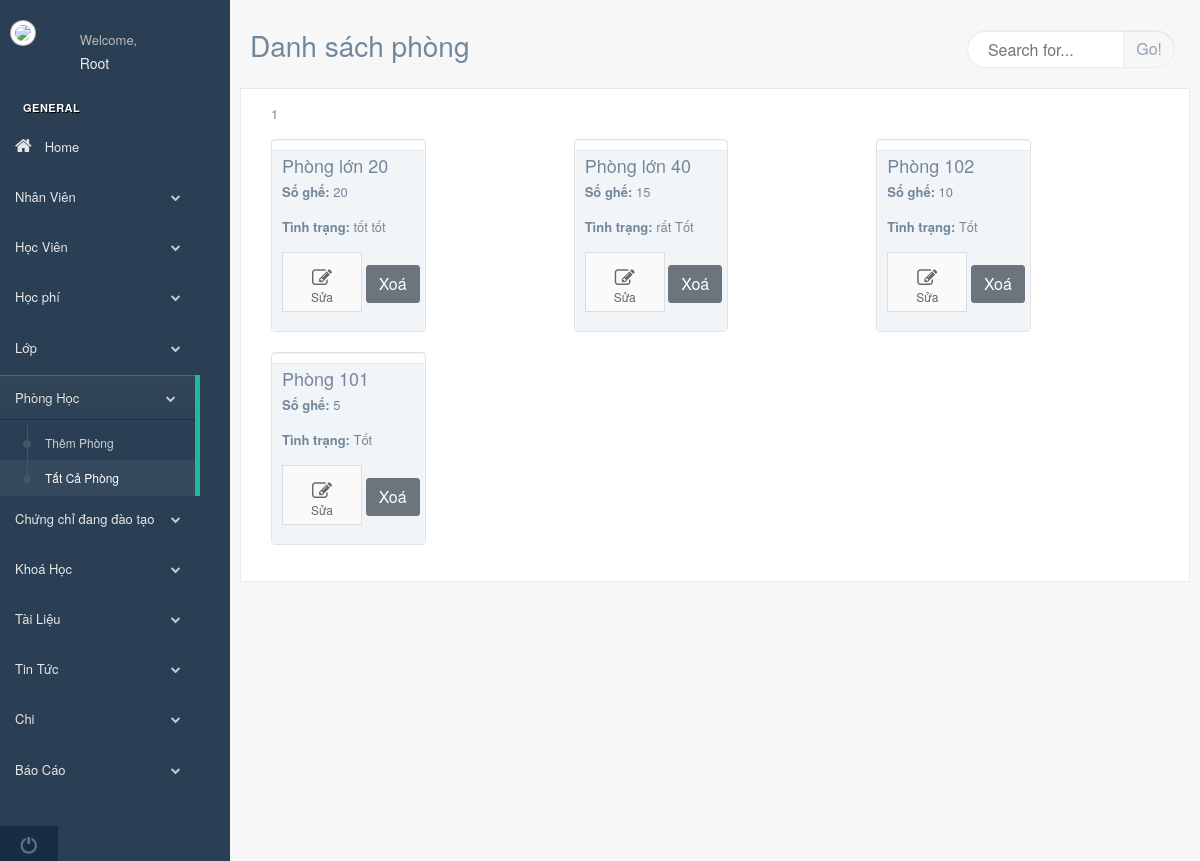
/administration/all_room.php (signed in), run on an earlier commit of the app's database.
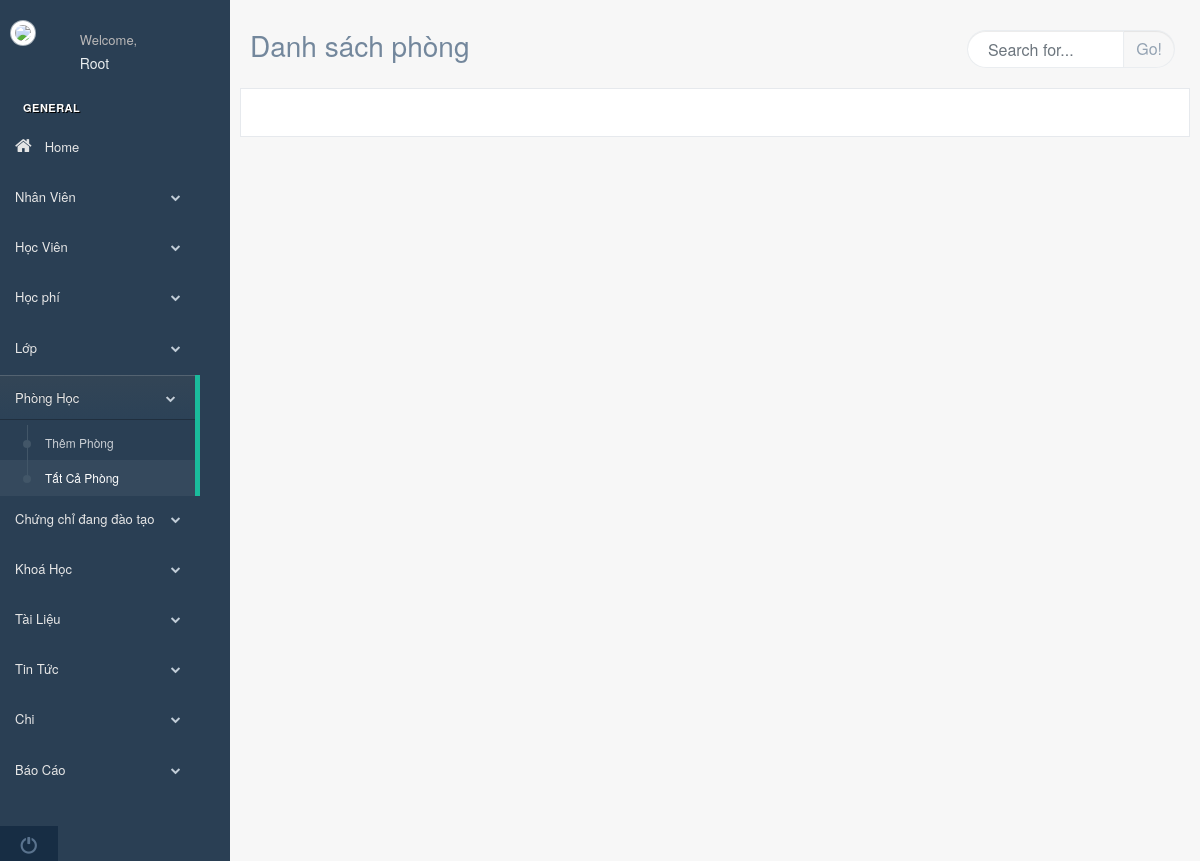
And on a later commit of the database.
### tables this page shows
CREATE TABLE `room` (
  `id` int(255) NOT NULL,
  `name` text NOT NULL,
  `tinhtrang` text NOT NULL,
  `seat` int(255) NOT NULL
);

### administration/all_room.php (the view, shortened to what the changed rows need)
<?php
    include '../php/session.php';
    $sql= "SELECT * FROM `room` ORDER BY id DESC";
    $res = mysqli_query($conn,$sql);
    $number_row = mysqli_num_rows($res);
    $result_per_page = 9;
    $number_page = ceil($number_row/$result_per_page);
    if (!isset($_GET['page'])){
      $page=1;
    }
    else {
      $page = $_GET['page'];
    }
    $this_page_result = ($page-1)*$result_per_page;
    $sql = "SELECT * FROM `room` ORDER BY id DESC limit ".$this_page_result. ','.$result_per_page;
    $res = mysqli_query($conn,$sql);
?>
<!DOCTYPE html>
<html lang="en">
  <head>
    <link href="../vendors/bootstrap/dist/css/bootstrap.min.css" rel="stylesheet">
    <link href="../vendors/font-awesome/css/font-awesome.min.css" rel="stylesheet">
    <link href="../vendors/nprogress/nprogress.css" rel="stylesheet">
    <link href="../build/css/custom.min.css" rel="stylesheet">
  </head>
  <body class="nav-md">
    <div class="container body">
      <div class="main_container">
      <div class="col-md-3 left_col">
          <div class="left_col scroll-view">
            <div class="profile clearfix">
              <div class="profile_info">
                <h2><?=$_SESSION['name'];?></h2>
              </div>
            </div>
            <br />
          </div>
      </div>
        <div class="right_col" role="main">
            <div class="">
                <div class="row">
                    <div class="x_panel">
                        <div class="x_content">
                            <div class="col-md-12 col-sm-12  text-center">
                                <ul class="pagination pagination-split">
                                    <?php for ($page = 1; $page <= $number_page; $page++) {
                                        echo '<li><a href="?page=' . $page . '">' . $page . '</a></li>';
                                    }
                                    ?>
                                </ul>
                            </div>
                            <div class="clearfix"></div>
                            <?php while ($row = mysqli_fetch_array($res)) { ?>
                                <div class="col-md-4 col-sm-4  profile_details" id="room-<?= $row['id'] ?>">
                                    <div class="well profile_view">
                                        <div class="col-sm-12">
                                                <h2><?= $row['name'] ?></h2>
                                                <p id="noidung"><strong>Số ghế: </strong> <?= $row['seat'] ?> </p>
                                                <p id="soluong"><strong>Tình trạng: </strong> <?= $row['tinhtrang'] ?>
                                                </p>
                                        </div>
                                        <div class=" profile-bottom text-center">
                                            <div class=" row-sm-6 emphasis">
                                                <a class="btn btn-app"
                                                   href="../php/room/edit_room.php?id=<?php echo $row['id']; ?>"><i
                                                            class="fa fa-edit"> </i> Sửa </a>
                                                <button type="button" class="btn btn-secondary"
                                                        onclick="deleteAjax(<?php echo $row['id']; ?>)">Xoá
                                                </button>
                                            </div>
                                        </div>
                                    </div>
                                </div>
                            <?php } ?>
                        </div>
                    </div>
                </div>
            </div>
        </div>
      </div>
    </div>
  </body>
</html>

What changed in the data, as far as the page shows it:
removed room: name "Phòng lớn 20", seat "20", tinhtrang "tốt tốt"
removed room: name "Phòng lớn 40", seat "15", tinhtrang "rất Tốt"
removed room: name "Phòng 102", seat "10", tinhtrang "Tốt"
removed room: name "Phòng 101", seat "5", tinhtrang "Tốt"
Also different on the page:
list line gone: "1"
